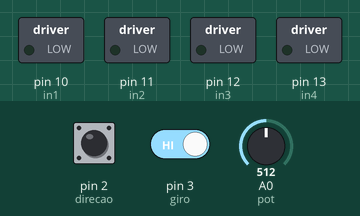
Simulated run of this sketch. Board: Arduino Uno, built with avr-gcc and run on an emulated ATmega328P. On the bench: switched loads named in the sketch (green lamp = pin HIGH). Dashed ring = blinking. The inputs (shaded band) are chosen by the test bench; at power-on: pin 3 (giro) HIGH, pin 2 (direcao) HIGH, A0 (pot) = 512.

Above: at 1.2 s.
1.3 s: pin 3 (giro) driven LOW
At 1.47 s:
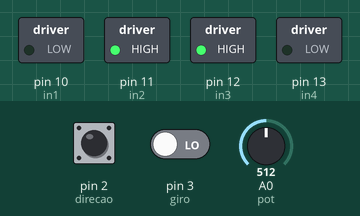
At 2.02 s:
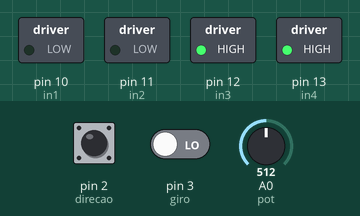
Timing chart, 0 to 10.3 s (numbered marks = the images above; inputs shaded):
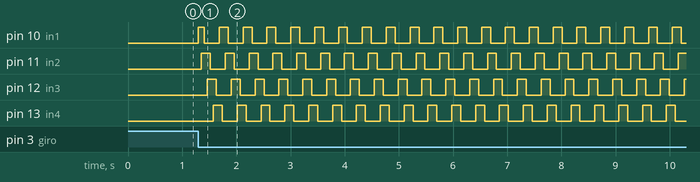

Measured:
- after the input at 1.3 s, pin 10 (in1): alternates HIGH for 0.17 s and LOW for 0.28 s, starting at once; pin 11 (in2): alternates HIGH for 0.17 s and LOW for 0.28 s, starting after 0.06 s; pin 12 (in3): alternates HIGH for 0.17 s and LOW for 0.28 s, starting after 0.17 s; pin 13 (in4): alternates HIGH for 0.17 s and LOW for 0.28 s, starting after 0.28 s

The sketch:

MOTOR_DE_PASSO_L298N_ST.ino
```cpp
//---Mapeamento de Hardware---//
#define pot     A0
#define giro     3
#define direcao  2
#define in1     10
#define in2     11
#define in3     12
#define in4     13

//---Declaração de variáveis---//
int tempo=0;
bool flag=0,flag1=0,flag2=0;
short sentido=0,revolucao=0;

//---Protótipo das Funções Auxiliares---//
void horario();
void antihorario();
void leituraDasEntradas();
void acionamento();
//---Configurações Iniciais---//
void setup()
{
  pinMode(direcao,INPUT);
  pinMode(giro,INPUT);
  pinMode(pot,INPUT);
  for(int i =10;i<=13;i++)
  {
  pinMode(i,OUTPUT);
  digitalWrite(i,LOW);
  }
}

void loop()
{
leituraDasEntradas();
acionamento();
}

void horario()
{
digitalWrite(in1,HIGH);
digitalWrite(in2,LOW);
digitalWrite(in3,LOW);
digitalWrite(in4,LOW);
delay(tempo);
digitalWrite(in1,HIGH);
digitalWrite(in2,HIGH);
digitalWrite(in3,LOW);
digitalWrite(in4,LOW);
delay(tempo);
digitalWrite(in1,LOW);
digitalWrite(in2,HIGH);
digitalWrite(in3,LOW);
digitalWrite(in4,LOW);
delay(tempo);
digitalWrite(in1,LOW);
digitalWrite(in2,HIGH);
digitalWrite(in3,HIGH);
digitalWrite(in4,LOW);
delay(tempo);
digitalWrite(in1,LOW);
digitalWrite(in2,LOW);
digitalWrite(in3,HIGH);
digitalWrite(in4,LOW);
delay(tempo);
digitalWrite(in1,LOW);
digitalWrite(in2,LOW);
digitalWrite(in3,HIGH);
digitalWrite(in4,HIGH);
delay(tempo);
digitalWrite(in1,LOW);
digitalWrite(in2,LOW);
digitalWrite(in3,LOW);
digitalWrite(in4,HIGH);
delay(tempo);
digitalWrite(in1,HIGH);
digitalWrite(in2,LOW);
digitalWrite(in3,LOW);
digitalWrite(in4,HIGH);
delay(tempo);
}

void antihorario()
{
digitalWrite(in1,HIGH);
digitalWrite(in2,LOW);
digitalWrite(in3,LOW);
digitalWrite(in4,HIGH);
delay(tempo);
digitalWrite(in1,LOW);
digitalWrite(in2,LOW);
digitalWrite(in3,LOW);
digitalWrite(in4,HIGH);
delay(tempo);
digitalWrite(in1,LOW);
digitalWrite(in2,LOW);
digitalWrite(in3,HIGH);
digitalWrite(in4,HIGH);
delay(tempo);
digitalWrite(in1,LOW);
digitalWrite(in2,LOW);
digitalWrite(in3,HIGH);
digitalWrite(in4,LOW);
delay(tempo);
digitalWrite(in1,LOW);
digitalWrite(in2,HIGH);
digitalWrite(in3,HIGH);
digitalWrite(in4,LOW);
delay(tempo);
digitalWrite(in1,LOW);
digitalWrite(in2,HIGH);
digitalWrite(in3,LOW);
digitalWrite(in4,LOW);
delay(tempo);
digitalWrite(in1,HIGH);
digitalWrite(in2,HIGH);
digitalWrite(in3,LOW);
digitalWrite(in4,LOW);
delay(tempo);
digitalWrite(in1,HIGH);
digitalWrite(in2,LOW);
digitalWrite(in3,LOW);
digitalWrite(in4,LOW);
delay(tempo);
}

void leituraDasEntradas()
{
tempo=analogRead(pot);
tempo=map(tempo,0,1023,10,100);
  if((digitalRead(direcao)==LOW)&&(flag==0))
  {
  sentido++;
  flag=1;
    if(sentido>1)
    {
    sentido=0;
    }
  }
    if((digitalRead(direcao)==HIGH)&&(flag==1))
    {
    flag=0;
    }

      if((digitalRead(giro)==LOW)&&(flag1==0))
      {
      revolucao=1;
      flag1=1;
      flag2=0;
      }
        if((digitalRead(giro)==HIGH)&&(flag1==1))
        {
        flag1=0;
        }
}

void acionamento()
{
 if((sentido==0)&&(revolucao==1)&&(flag2==0))
 {
   for(int i=0;i<512;i++)
   {
   horario();
   }
 flag2=1;
 revolucao=0;
 }
   if((sentido==1)&&(revolucao==1)&&(flag2==0))
   {
     for(int i=0;i<512;i++)
     {
     antihorario();
     }
   flag2=1;
   revolucao=0;
   }
}
```
